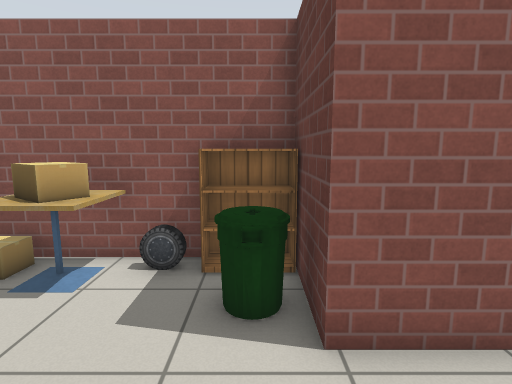
[1] (above)

16 first-person views from a walk through a robot-simulator world made for Gazebo. The camera is 1.2 m above the floor, tilts 8° down and sees 80° across. Floor lines are 1 m apart. The floor is counted in squares, 0.5 m on a side. Each view is taken from the middle of a square. On the plan, view 1 faces up. The plan holds only what a view shows up to about 18 squares ahead; the rest is blank. Gazebo's built-in surfaces are drawn with simple patterns. Some stock models are drawn as simple stand-ins.

[2]
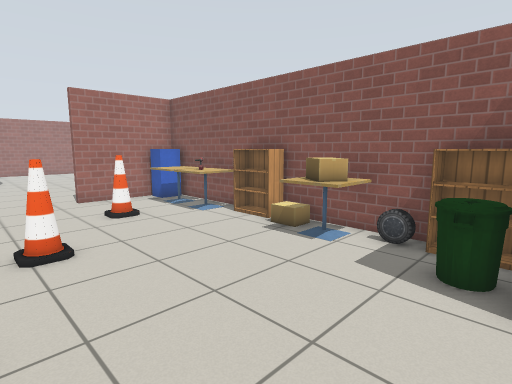

[3]
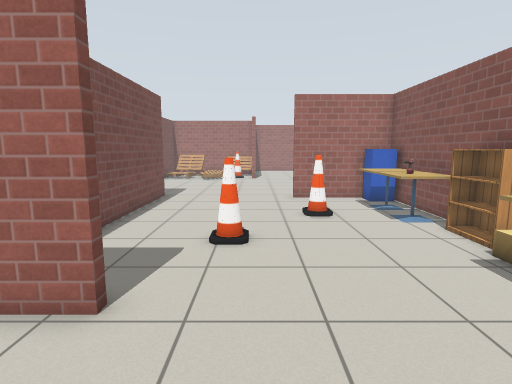

[4]
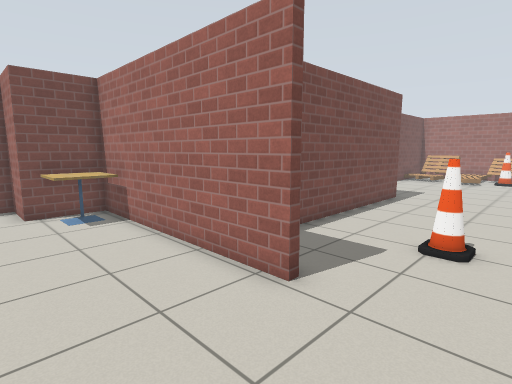

[5]
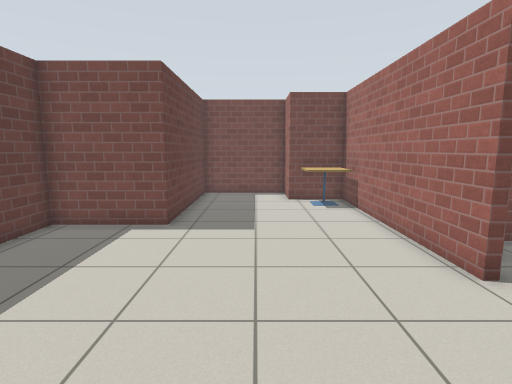

[6]
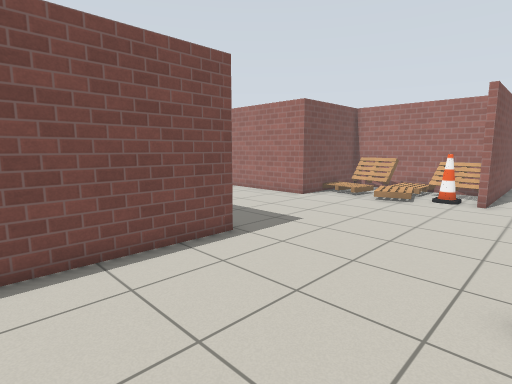

[7]
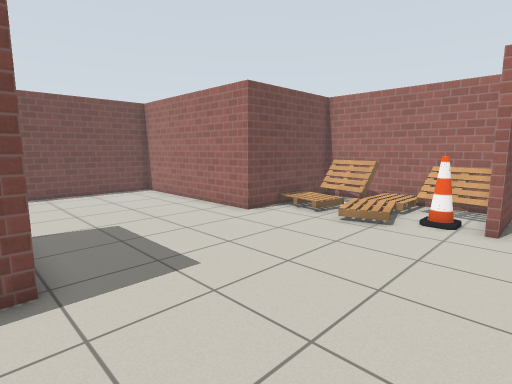

[8]
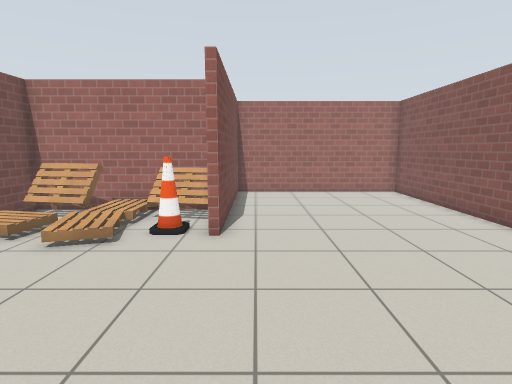

[9]
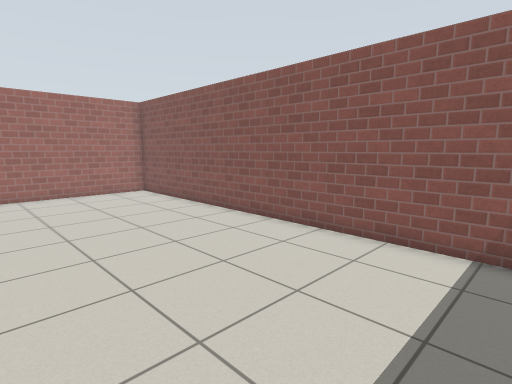

[10]
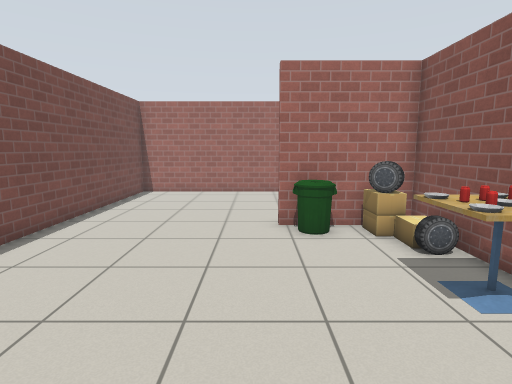

[11]
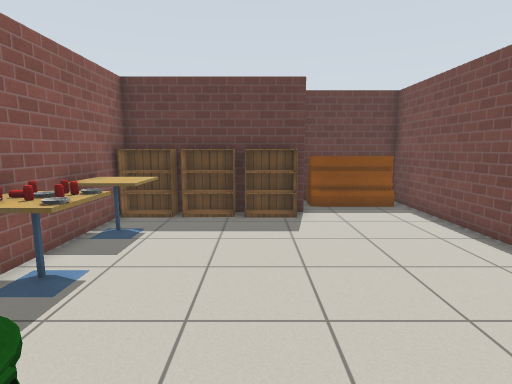

[12]
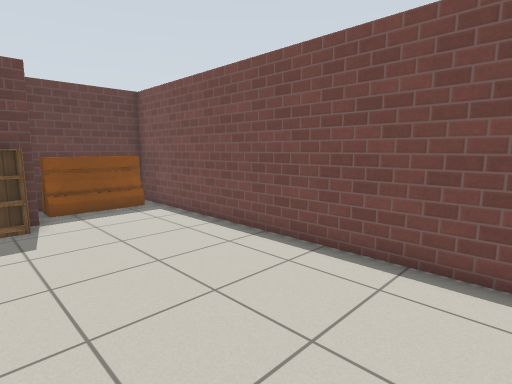

[13]
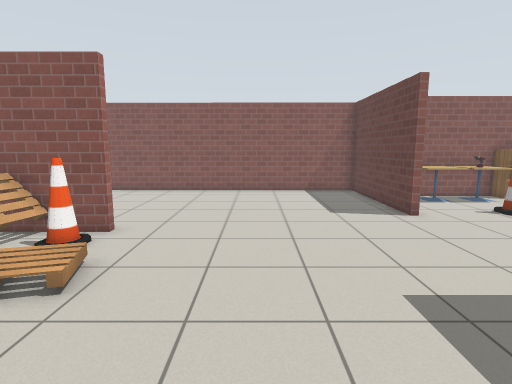

[14]
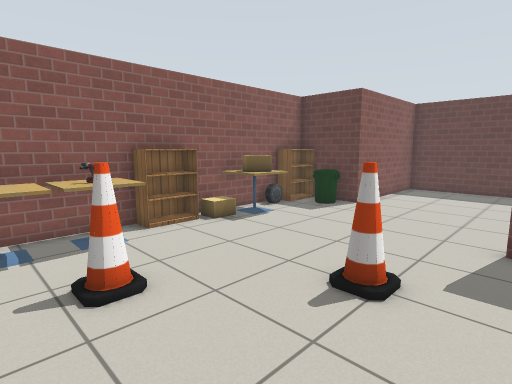

[15]
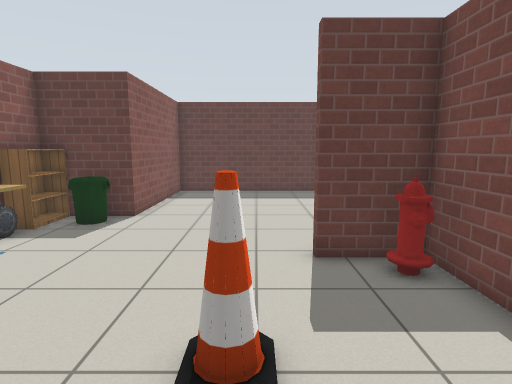

[16]
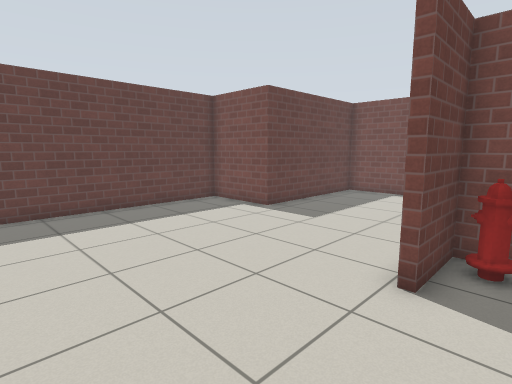

### Floor plan
Points are (right, up) in squares from view 1. A wall is a line through its corners. A room is listed if a view was taken in it or the views show most of it. See-through windows are left out.
Room 1 (views 1, 2, 3, 4, 5, 6, 7, 8, 9, 10, 11, 12, 13, 14, 15, 16)
walls: (-14.9, -4.8) (-3.5, -4.8) (-3.5, -2.2); (-14.4, 1.9) (-14.4, 8.8) (-33.2, 8.9) (-33.2, 0) (-24.3, 0); (-3.2, -2.2) (-3.2, -11.5) (-0.6, -11.5) (-0.6, -13.7) (3.8, -13.7) (3.8, -6.5) (7.5, -6.5) (7.5, 3.4) (0.8, 3.4) (0.8, 6.6) (-14.1, 6.6) (-14.1, 1.9); (-3.5, -11.9) (-3.5, -5.1) (-14.5, -5.1) (-14.5, -9.4); (-24.2, -0.3) (-27.4, -0.3); (-28, -0.7) (-28, -7.7) (-22.3, -7.7) (-22.3, -16.4) (-0.9, -16.4) (-0.9, -12.1)
objects: pallet (-27, -7) to (-26, -5); pallet (-27, -4) to (-26, -3); pallet (-27, -2) to (-26, -1); pallet (-26, -7) to (-24, -6); pallet (-25, -5) to (-23, -3); cone (-25, -2) to (-25, -1); bin (-14, -9) to (-14, -8); car (-14, -7) to (-14, -6); cardboard box (-13, -6); postbox (-13, 6); car (-12, -6); cafe table (-12, 5) to (-11, 6); other object (-11, -6); other object (-10, -7); other object (-10, -6); cone (-10, 2); other object (-10, 5) to (-9, 5); cafe table (-10, 6) to (-9, 6); other object (-9, -7); other object (-9, -6); bookshelf (-8, 6) to (-7, 6); cafe table (-7, -7) to (-6, -6); cone (-7, -1); cardboard box (-6, 6) to (-5, 6); bookshelf (-4, -11) to (-4, -10); bookshelf (-4, -9) to (-4, -8); bookshelf (-4, -7) to (-4, -6); fire hydrant (-4, -4); cardboard box (-4, 5) to (-3, 6); barrier (-2, -16) to (-2, -13); cafe table (-2, -11) to (-1, -10); car (-2, 6) to (-1, 6); bin (0, 4) to (0, 5); bookshelf (0, 6)

Positions as (right, up) in squares from view 1, and headings:
1: (0, 0), facing up
2: (1, -2), facing up-left
3: (1, 0), facing left
4: (1, 1), facing down-left
5: (1, 3), facing down
6: (-9, 2), facing down-left
7: (-14, 1), facing down-left
8: (-16, 1), facing left
9: (-16, 1), facing up-left
10: (-5, -10), facing left
11: (-15, -10), facing right
12: (-15, -10), facing down-right
13: (-20, -9), facing up
14: (-12, -3), facing up-right
15: (-10, -1), facing right
16: (-5, 3), facing down-right
